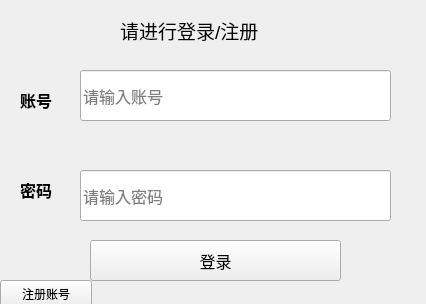
<?xml version="1.0" encoding="UTF-8"?>
<ui version="4.0">
 <class>AskLogin</class>
 <widget class="QWidget" name="AskLogin">
  <property name="geometry">
   <rect>
    <x>0</x>
    <y>0</y>
    <width>426</width>
    <height>304</height>
   </rect>
  </property>
  <property name="windowTitle">
   <string>Form</string>
  </property>
  <widget class="QLineEdit" name="GetUserAccountLine">
   <property name="geometry">
    <rect>
     <x>80</x>
     <y>70</y>
     <width>311</width>
     <height>51</height>
    </rect>
   </property>
   <property name="font">
    <font>
     <pointsize>12</pointsize>
    </font>
   </property>
   <property name="text">
    <string/>
   </property>
   <property name="placeholderText">
    <string>请输入账号</string>
   </property>
  </widget>
  <widget class="QLineEdit" name="GetUserPasswordLine">
   <property name="geometry">
    <rect>
     <x>80</x>
     <y>170</y>
     <width>311</width>
     <height>51</height>
    </rect>
   </property>
   <property name="font">
    <font>
     <pointsize>12</pointsize>
    </font>
   </property>
   <property name="text">
    <string/>
   </property>
   <property name="echoMode">
    <enum>QLineEdit::EchoMode::PasswordEchoOnEdit</enum>
   </property>
   <property name="placeholderText">
    <string>请输入密码</string>
   </property>
  </widget>
  <widget class="QPushButton" name="LoginRequestBtn">
   <property name="geometry">
    <rect>
     <x>90</x>
     <y>240</y>
     <width>251</width>
     <height>41</height>
    </rect>
   </property>
   <property name="font">
    <font>
     <pointsize>12</pointsize>
    </font>
   </property>
   <property name="text">
    <string>登录</string>
   </property>
  </widget>
  <widget class="QLabel" name="label">
   <property name="geometry">
    <rect>
     <x>20</x>
     <y>90</y>
     <width>41</width>
     <height>19</height>
    </rect>
   </property>
   <property name="font">
    <font>
     <pointsize>12</pointsize>
     <bold>true</bold>
    </font>
   </property>
   <property name="text">
    <string>账号</string>
   </property>
  </widget>
  <widget class="QLabel" name="label_2">
   <property name="geometry">
    <rect>
     <x>20</x>
     <y>180</y>
     <width>41</width>
     <height>19</height>
    </rect>
   </property>
   <property name="font">
    <font>
     <pointsize>12</pointsize>
     <bold>true</bold>
    </font>
   </property>
   <property name="text">
    <string>密码</string>
   </property>
  </widget>
  <widget class="QLabel" name="label_3">
   <property name="geometry">
    <rect>
     <x>120</x>
     <y>10</y>
     <width>201</width>
     <height>41</height>
    </rect>
   </property>
   <property name="font">
    <font>
     <pointsize>14</pointsize>
    </font>
   </property>
   <property name="text">
    <string>请进行登录/注册</string>
   </property>
  </widget>
  <widget class="QLabel" name="refuseLogin">
   <property name="geometry">
    <rect>
     <x>80</x>
     <y>220</y>
     <width>311</width>
     <height>19</height>
    </rect>
   </property>
   <property name="text">
    <string>&lt;html&gt;&lt;head/&gt;&lt;body&gt;&lt;p&gt;&lt;br/&gt;&lt;/p&gt;&lt;/body&gt;&lt;/html&gt;</string>
   </property>
  </widget>
  <widget class="QPushButton" name="RegisterRequestLogin">
   <property name="geometry">
    <rect>
     <x>0</x>
     <y>280</y>
     <width>92</width>
     <height>28</height>
    </rect>
   </property>
   <property name="text">
    <string>注册账号</string>
   </property>
  </widget>
 </widget>
 <resources/>
 <connections/>
</ui>
